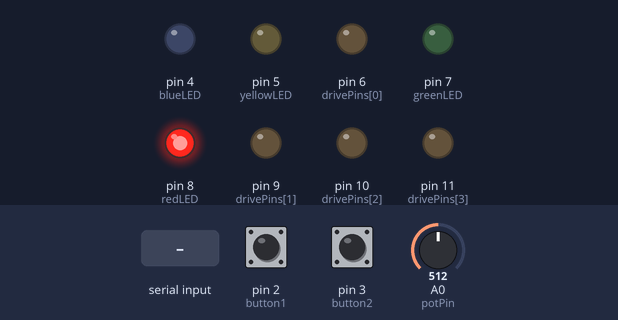
Recording of a sketch running on a simulated Arduino Uno, built with avr-gcc and run on an emulated ATmega328P. Shown: output pins drawn as LEDs (lit = HIGH). Dashed ring = blinking. The test bench sets the inputs (shaded band); at power-on: pin 2 (button1) HIGH, A0 (potPin) = 512, pin 3 (button2) HIGH. What the sketch prints to the serial monitor is not drawn.

Above: at 1.2 s.
1.3 s: pin 2 (button1) pulled LOW for 0.15 s
At 3.56 s:
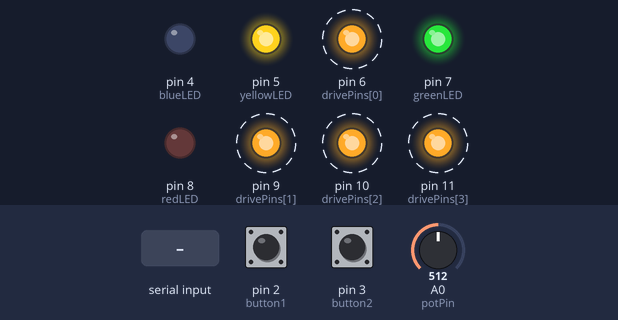
4.3 s: "Stop" received over Serial
At 5.7 s:
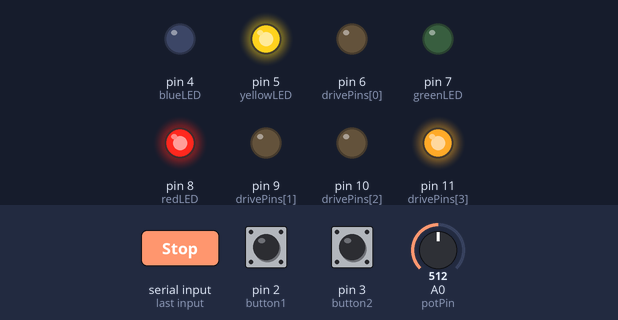
6.8 s: "Run" received over Serial
At 7.95 s:
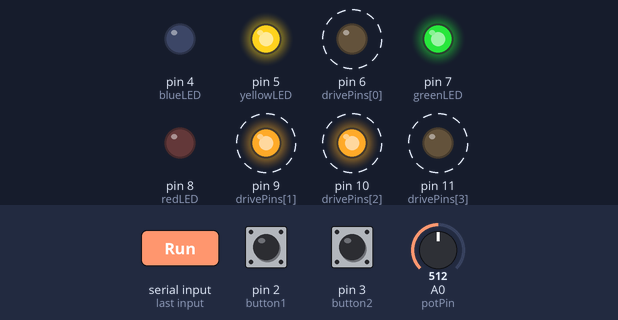
9.8 s: A0 (potPin) set to 716
12.8 s: pin 3 (button2) pulled LOW for 0.15 s
At 13.5 s:
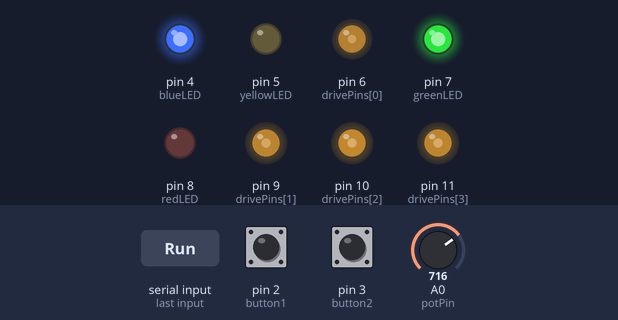
15.8 s: pin 2 (button1) pulled LOW for 1 s
At 16.9 s:
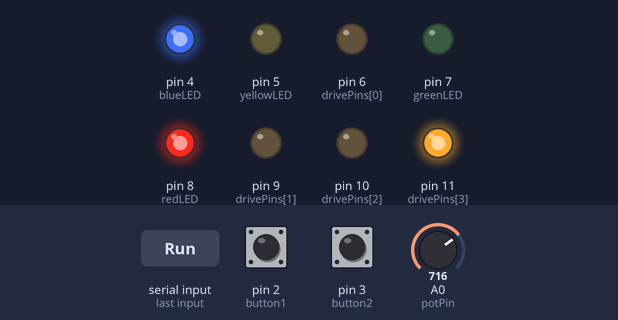
Timing chart, 0 to 18.8 s (numbered marks = the images above; inputs shaded):
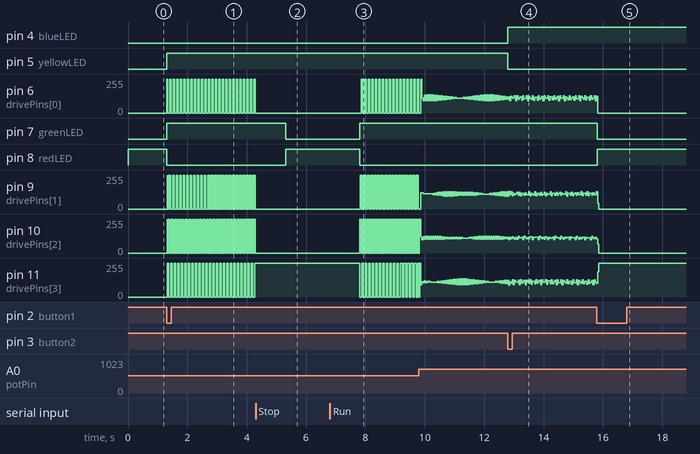

The sketch:

Stepper_Motor_Control_Serial_Comms.ino
```cpp
// Define LED pins
#define redLED    8
#define greenLED  7
#define blueLED   4
#define yellowLED 5

// Define input pins
#define button1 2
#define button2 3
#define potPin  A0

// Define global variables
float totalDelay = 25000.0; // in microseconds
volatile bool motorOn   = false;
volatile bool clockwise = false;
int drivePins[] = {6, 9, 10, 11};
int stepNum = 0;

// Define interrupt service routines
void motorOnInterrupt(){
  if(motorOn) {
    motorOn = false;
  } else {
    motorOn = true;
  }
}

void motorDirInterrupt(){
  if(clockwise){
    clockwise = false;
  } else {
    clockwise = true;
  }
}

// Sequence for the stepper motor
int stepSequence[8][4] = {
  {1, 0, 0, 0},
  {1, 1, 0, 0},
  {0, 1, 0, 0},
  {0, 1, 1, 0},
  {0, 0, 1, 0},
  {0, 0, 1, 1},
  {0, 0, 0, 1},
  {1, 0, 0, 1}
};

int calcDelay(){
  float percentTime = analogRead(potPin) / 1023.0;
  return totalDelay * percentTime;
}

void incrementCW(){
  Serial.print("Motor on CW Step ");
  Serial.println(stepNum);
  for(int i=0; i<4;i++){
    digitalWrite(drivePins[i], stepSequence[stepNum][i]);
  }
  stepNum += 1;
  if (stepNum > 8){
    stepNum = 0;
  }
}

void incrementCCW(){
  Serial.print("Motor on CCW Step ");
  Serial.println(stepNum);
  for(int i=0; i<4;i++){
    digitalWrite(drivePins[i], stepSequence[stepNum][i]);
  }
  stepNum -= 1;
  if (stepNum < 0){
    stepNum = 8;
  }
}

void readSerial(){
  String receivedChars;
  while (Serial.available() > 0) { // Check if data is available
    receivedChars = Serial.readString();
    receivedChars.trim();
    if(receivedChars == "Stop"){
      motorOn = false;
    } else if (receivedChars == "Run"){
      motorOn = true;
    } else if (receivedChars == "CW") {
      clockwise = true;
    } else if (receivedChars == "CCW") {
      clockwise = false;
    }
  }
}

void setup() {
  // Set output pins
  pinMode(redLED,    OUTPUT);
  pinMode(greenLED,  OUTPUT);
  pinMode(blueLED,   OUTPUT);
  pinMode(yellowLED, OUTPUT);
  for(int i=0;i<4;i++){
    pinMode(drivePins[i], OUTPUT);
  }

  // Set input pins
  pinMode(button1, INPUT_PULLUP);
  pinMode(button2, INPUT_PULLUP);
  pinMode(potPin,  INPUT);

  // Setup interrupts
  attachInterrupt(digitalPinToInterrupt(button1), motorOnInterrupt, FALLING);
  attachInterrupt(digitalPinToInterrupt(button2), motorDirInterrupt, FALLING);
  Serial.begin(115200);

}

void loop() {
  int delayTime = calcDelay();
  readSerial();
  if (motorOn){
    digitalWrite(redLED, LOW);
    digitalWrite(greenLED, HIGH);
    if (clockwise){
      digitalWrite(yellowLED, LOW);
      digitalWrite(blueLED, HIGH);
      incrementCW();
      delayMicroseconds(delayTime);
    } else {
      digitalWrite(blueLED, LOW);
      digitalWrite(yellowLED, HIGH);
      incrementCCW();
      delayMicroseconds(delayTime);
    }
  } else {
    digitalWrite(greenLED, LOW);
    digitalWrite(redLED, HIGH);
    Serial.println("Motor off");
  }

}
```

Measured:
- after the input at 1.3 s, pin 5 (yellowLED), pin 7 (greenLED): LOW → HIGH at once; pin 6 (drivePins[0]), pin 11 (drivePins[3]): alternates 255/255 for 0.05 s and 0/255 for 0.07 s, starting at once; pin 8 (redLED): HIGH → LOW at once; pin 9 (drivePins[1]), pin 10 (drivePins[2]): alternates 255/255 for 0.01 s and 0/255 for 0.03 s, starting at once
- after the input at 4.3 s, pin 6 (drivePins[0]), pin 9 (drivePins[1]), pin 10 (drivePins[2]): stops changing and stays 0/255; pin 7 (greenLED): HIGH → LOW after 1.0 s; pin 8 (redLED): LOW → HIGH after 1.0 s; pin 11 (drivePins[3]): stops changing and stays 255/255
- after the input at 6.8 s, pin 6 (drivePins[0]): alternates 255/255 for 0.05 s and 0/255 for 0.07 s, starting after 1.1 s; pin 7 (greenLED): LOW → HIGH after 1.0 s
- after the input at 12.8 s, pin 4 (blueLED): LOW → HIGH at once; pin 5 (yellowLED): HIGH → LOW at once
- after the input at 15.8 s, pin 7 (greenLED): HIGH → LOW at once; pin 8 (redLED): LOW → HIGH at once
